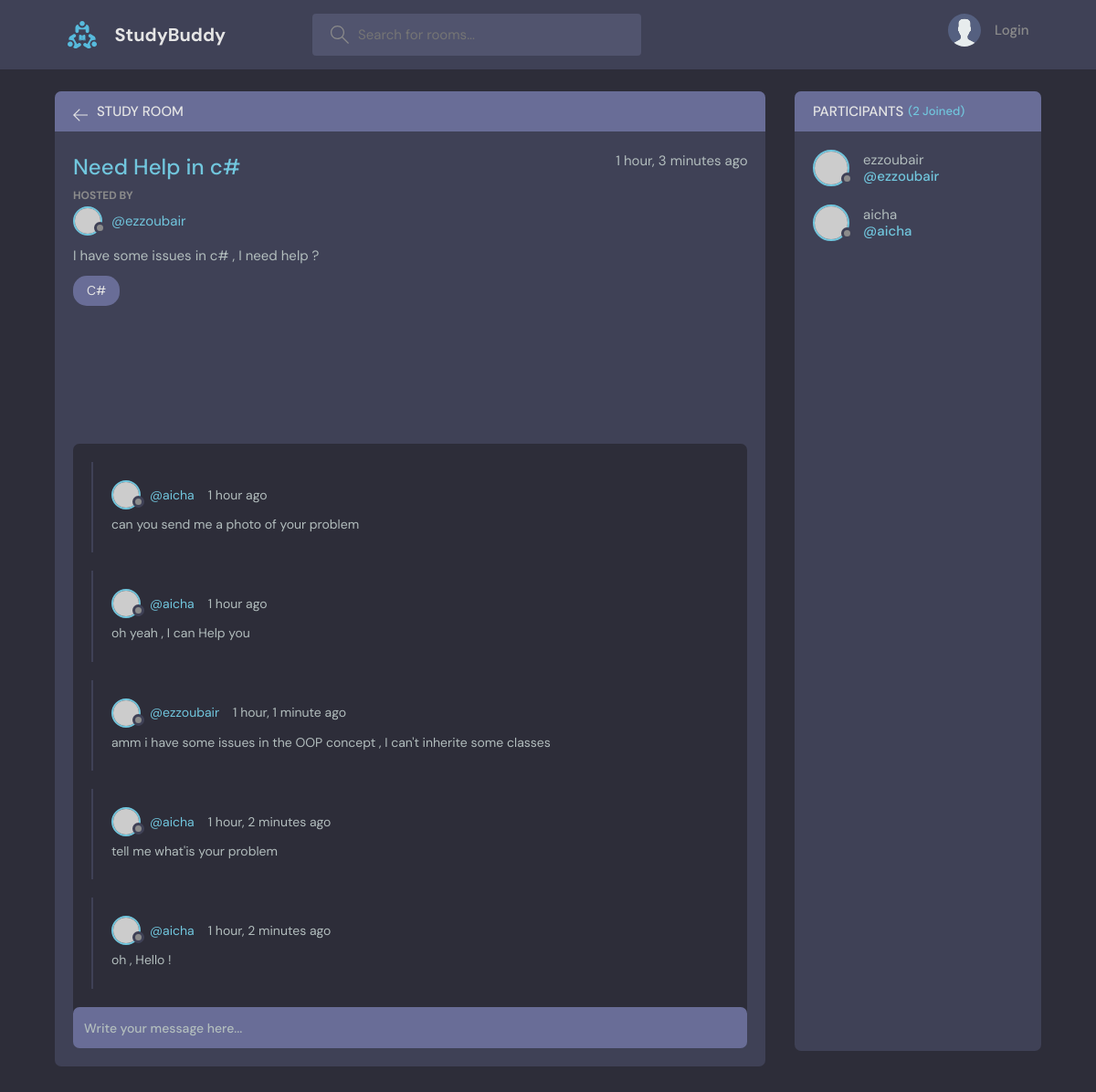
/room/1, run on the app's committed database.
### base/models.py (models this page shows, shortened)
class Room(models.Model):
    host = models.ForeignKey(User, on_delete=models.SET_NULL, null=True)
    topic = models.ForeignKey(Topic, on_delete=models.SET_NULL, null=True)
    name = models.CharField(max_length=200)
    description = models.TextField(null=True, max_length=500, blank=True)
    participants = models.ManyToManyField(
        User, related_name="participants", blank=True)
    updated = models.DateTimeField(auto_now=True)
    created = models.DateTimeField(auto_now_add=True)
    class Meta:
        ordering = ['-updated', '-created']

class Topic(models.Model):
    name = models.CharField(max_length=200)
    def __str__(self) -> str:
        return self.name

class Message(models.Model):
    user = models.ForeignKey(User, on_delete=models.CASCADE)
    room = models.ForeignKey(Room, on_delete=models.CASCADE)
    body = models.TextField()
    updated = models.DateTimeField(auto_now=True)
    created = models.DateTimeField(auto_now_add=True)
    class Meta:
        ordering = ['-updated', '-created']

### base/views.py (the view, shortened to what this page needs)
# urls.py: path("room/<int:id>", views.room, name="room"),
def room(request: HttpRequest, id: int):
    room = Room.objects.get(id=id)
    roomMessages = room.message_set.all().order_by("-created")
    participants = room.participants.all()
    context = {
        "room": room,
        "roomMessages": roomMessages,
        "participants": participants
    }
    return render(request, "base/room.html", context)

### base/templates/base/room.html (shortened to what this page needs)
{% extends 'base.html' %}
{% block content %}
<main class="profile-page layout layout--2">
  <div class="container">
    <div class="room">
      <div class="room__top">
        <div class="room__topLeft">
          <a href="{% url 'home' %}">
            <svg version="1.1" xmlns="http://www.w3.org/2000/svg" width="32" height="32" viewBox="0 0 32 32">
              <title>arrow-left</title>
              <path
                d="M13.723 2.286l-13.723 13.714 13.719 13.714 1.616-1.611-10.96-10.96h27.625v-2.286h-27.625l10.965-10.965-1.616-1.607z"
              ></path>
            </svg>
          </a>
          <h3>Study Room</h3>
        </div>
      </div>
      <div class="room__box scroll">
        <div class="room__header scroll">
          <div class="room__info">
            <h3>{{room.name}}</h3>
            <span>{{room.created|timesince}} ago</span>
          </div>
          <div class="room__hosted">
            <p>Hosted By</p>
            <a href="{% url 'user-profile' room.host.id %}" class="room__author">
              <div class="avatar avatar--small">
                <img src="https://randomuser.me/api/portraits/men/37.jpg" />
              </div>
              <span>@{{room.host}}</span>
            </a>
          </div>
          <div class="room__details">
           {{room.description}}
          </div>
          <span class="room__topics">{{room.topic}}</span>
        </div>
        <div class="room__conversation">
          <div class="threads scroll">
            {% for message in roomMessages %}
            <div class="thread">
              <div class="thread__top">
                <div class="thread__author">
                  <a href="{% url 'user-profile' message.user.id %}" class="thread__authorInfo">
                    <div class="avatar avatar--small">
                      <img src="https://randomuser.me/api/portraits/men/37.jpg" />
                    </div>
                    <span>@{{message.user.username}}</span>
                  </a>
                  <span class="thread__date">{{message.created|timesince}} ago</span>
                </div>
              </div>
              <div class="thread__details">
                {{message.body}}
              </div>
            </div>
            {%endfor%}
          </div>
        </div>
      </div>
      <div class="room__message">
        <form action="" method="POST">
          <input type="text" name="body" placeholder="Write your message here..." />
        </form>
      </div>
    </div>
    <div class="participants">
      <h3 class="participants__top">Participants <span>({{participants.count}} Joined)</span></h3>
      <div class="participants__list scroll">
        {% for participant in participants  %}
        <a href="{% url 'user-profile' participant.id %}" class="participant">
          <div class="avatar avatar--medium">
            <img src="https://randomuser.me/api/portraits/men/37.jpg" />
          </div>
          <p>
              {{participant.username}}
            <span>@{{participant.username}}</span>
          </p>
        </a>
        {% endfor %}
      </div>
    </div>
  </div>
</main>
{% endblock content %}

### data on the page
Room: name "Need Help in c#", created "1 hour, 3 minutes", host "ezzoubair", description "I have some issues in c# , I need help ?", topic "C#"
Message: user.username "aicha", created "1 hour", body "can you send me a photo of your problem"
Message: user.username "aicha", created "1 hour", body "oh yeah , I can Help you"
Message: user.username "ezzoubair", created "1 hour, 1 minute", body "amm i have some issues in the OOP concept , I can't inherite some classes"
Message: user.username "aicha", created "1 hour, 2 minutes", body "tell me what'is your problem"
Message: user.username "aicha", created "1 hour, 2 minutes", body "oh , Hello !"

### other printed values
{{ participants.count }} "2"
{{ participant.username }} "ezzoubair"
{{ participant.username }} "aicha"
